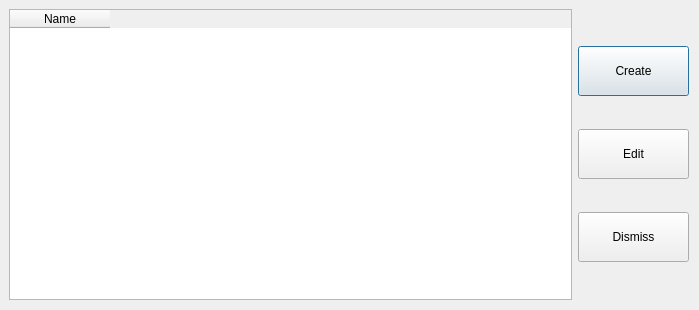
<?xml version="1.0" encoding="UTF-8"?>
<ui version="4.0">
 <class>Material</class>
 <widget class="QDialog" name="Material">
  <property name="geometry">
   <rect>
    <x>0</x>
    <y>0</y>
    <width>699</width>
    <height>310</height>
   </rect>
  </property>
  <property name="windowTitle">
   <string>Material Manager</string>
  </property>
  <widget class="QWidget" name="widget" native="true">
   <property name="geometry">
    <rect>
     <x>0</x>
     <y>0</y>
     <width>691</width>
     <height>301</height>
    </rect>
   </property>
   <widget class="QWidget" name="horizontalLayoutWidget">
    <property name="geometry">
     <rect>
      <x>9</x>
      <y>9</y>
      <width>681</width>
      <height>291</height>
     </rect>
    </property>
    <layout class="QHBoxLayout" name="horizontalLayout">
     <item>
      <widget class="QTableWidget" name="tableWidget">
       <property name="sizePolicy">
        <sizepolicy hsizetype="Expanding" vsizetype="Expanding">
         <horstretch>5</horstretch>
         <verstretch>0</verstretch>
        </sizepolicy>
       </property>
       <column>
        <property name="text">
         <string>Name</string>
        </property>
       </column>
      </widget>
     </item>
     <item>
      <widget class="QWidget" name="widget_2" native="true">
       <property name="sizePolicy">
        <sizepolicy hsizetype="Preferred" vsizetype="Preferred">
         <horstretch>1</horstretch>
         <verstretch>0</verstretch>
        </sizepolicy>
       </property>
       <widget class="QWidget" name="verticalLayoutWidget">
        <property name="geometry">
         <rect>
          <x>0</x>
          <y>10</y>
          <width>111</width>
          <height>271</height>
         </rect>
        </property>
        <layout class="QVBoxLayout" name="verticalLayout">
         <item>
          <widget class="QPushButton" name="pushButton_3">
           <property name="minimumSize">
            <size>
             <width>0</width>
             <height>50</height>
            </size>
           </property>
           <property name="text">
            <string>Create</string>
           </property>
          </widget>
         </item>
         <item>
          <widget class="QPushButton" name="pushButton_2">
           <property name="minimumSize">
            <size>
             <width>0</width>
             <height>50</height>
            </size>
           </property>
           <property name="text">
            <string>Edit</string>
           </property>
          </widget>
         </item>
         <item>
          <widget class="QPushButton" name="pushButton">
           <property name="minimumSize">
            <size>
             <width>0</width>
             <height>50</height>
            </size>
           </property>
           <property name="text">
            <string>Dismiss</string>
           </property>
          </widget>
         </item>
        </layout>
       </widget>
      </widget>
     </item>
    </layout>
   </widget>
  </widget>
 </widget>
 <resources/>
 <connections/>
</ui>
